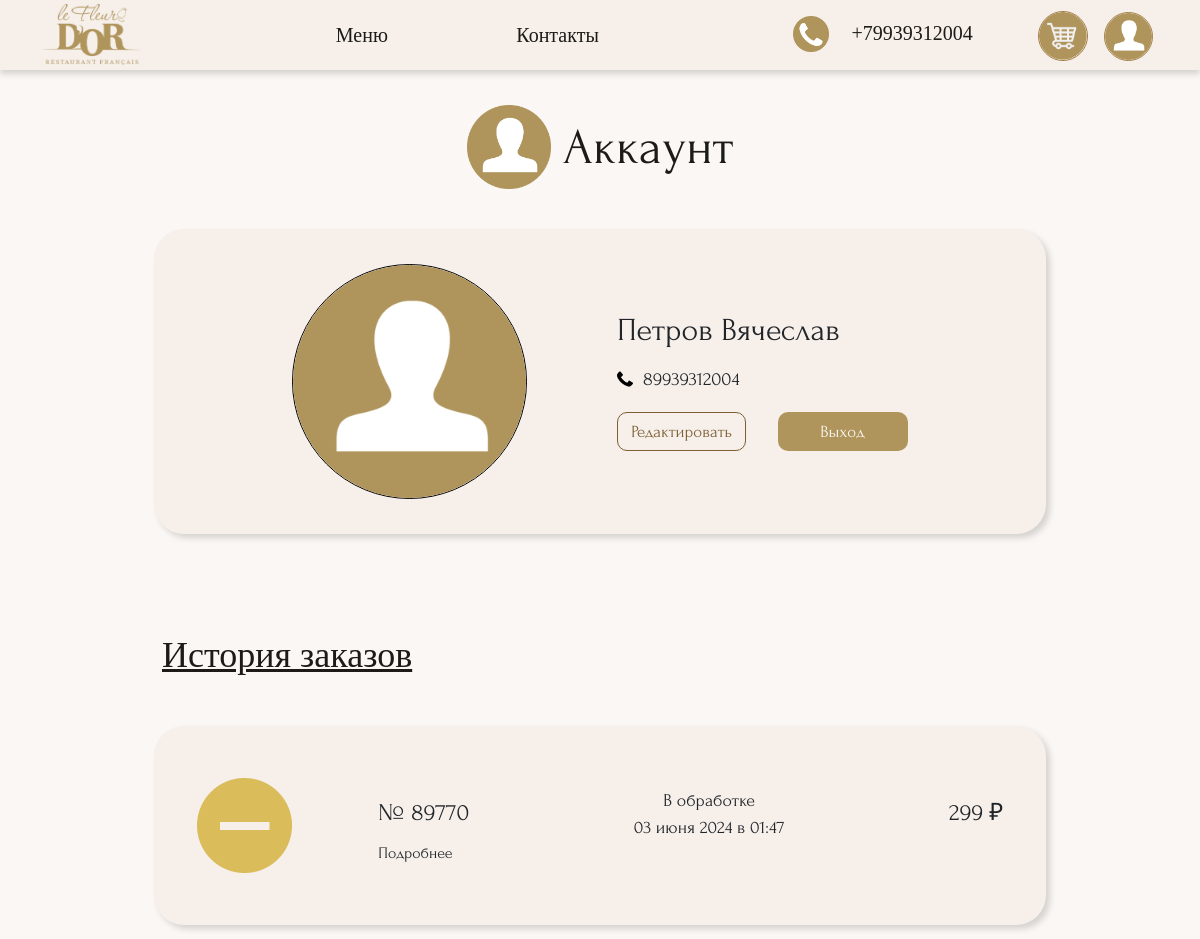
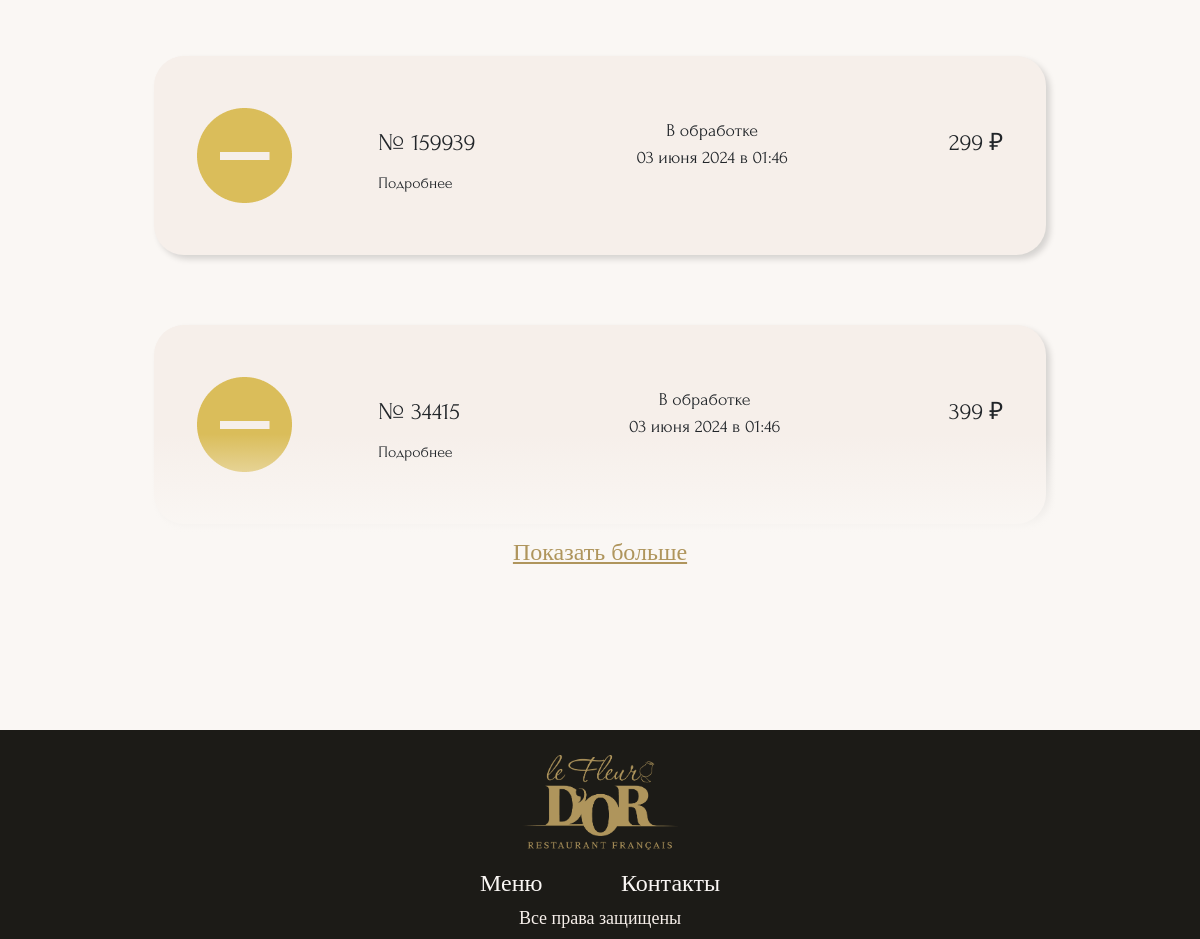
The page /profile.php (signed in) on the database its author committed (2 pictures, top to bottom).
### tables this page shows
CREATE TABLE `orders` (
  `id_order` int(11) NOT NULL,
  `numId_order` int(11) NOT NULL,
  `id_user` int(11) DEFAULT NULL,
  `phoneUser_order` varchar(255) NOT NULL,
  `emailUser_order` varchar(255) NOT NULL,
  `id_products` int(11) DEFAULT NULL,
  `count_order` int(11) DEFAULT NULL,
  `date_order` varchar(255) DEFAULT NULL,
  `time_order` varchar(255) DEFAULT NULL,
  `totalPrise_order` int(11) DEFAULT NULL,
  `sumAll_order` int(11) NOT NULL,
  `payment_order` varchar(255) NOT NULL,
  `id_status` int(11) DEFAULT '1'
);

CREATE TABLE `status` (
  `id_status` int(11) NOT NULL,
  `name_status` varchar(255) NOT NULL
);

### profile.php (the view, shortened to what this page needs)
<?php include 'connect.php';?>
<?php include 'template/head.php'; ?>
<?php include 'template/nav.php'; ?>
<?php
$photo_user = '';
if(!empty($_SESSION['photo'])){
    $photo_user = $_SESSION['photo'];
}
else{
    $photo_user = "images/account.png";
}
if(!empty($_SESSION['name'])){
    $name = $_SESSION['name'];
}
else{
    $name = "Имя Пользователя";
}
if(!empty($_SESSION['phone'])){
    $phone = $_SESSION['phone'];
}
else{
    $phone = "Номер телефона";
}
?>
    <main>
        <div class="auth">
            <div class="container">
                <div class="auth__title">
                    <div class="auth__title-image">
                        <img src="images/account.png" alt="">
                    </div>
                    <h2>Аккаунт</h2>
                </div>
                <div class="profile__container">
                    <div class="profile__image">
                        <img src="<?= $photo_user?>" alt="Ваше фото">
                    </div>
                    <div class="profile__info">
                        <h2><?= $name?></h2>
                        <div class="profile__info-phone">
                            <div class="profile__info-phone-img"><img src="images/phone-acc.png" alt=""></div>
                            <h4><?= $phone?></h4>
                        </div>
                        <div class="profile__btn">
                            <form action="" method="post">
                                <button class="profile__btn-edit" name="edit" type="submit">Редактировать</button>
                            </form>
                            <form action="" method="post">
                                <button class="profile__btn-exit" name="exit" type="submit">Выход</button>
                            </form>
                        </div>
                    </div>
                </div>
                <div class="orders-user">
                    <div class="orders-user title">
                        <h3>История заказов</h3>
                    </div>
                    <div id="orders-user__items" class="orders-user__items">
                        <?php
                                $sql = mysqli_query($connection1, "SELECT * FROM orders INNER JOIN status ON orders.id_status=status.id_status WHERE id_user='{$_SESSION['id_user']}' GROUP BY id_order DESC");
                                $numId = array();
                                $status = array();
                                while ($result = mysqli_fetch_array($sql)) {
                                    $numId[] = $result['numId_order'];
                                    $status[] = array("id"=>$result['numId_order'], "id_status" => $result['id_status'], "name_status" => $result['name_status'],"sumAll" => $result['sumAll_order'], "date" => $result['date_order'], "time" => $result['time_order']);
                                }
                                $res = array_unique($numId);
                                foreach($res as $k_i => $item_i){
                                    $img_order = "";
                                    foreach($status as $k_s => $item_s){
                                        if($item_s["id"] == $item_i){
                                            if($item_s["id_status"] == 1){
                                                $img_order = "images/processing_orders.png";
                                            }
                                            echo '<div class="orders-user__item">
                                    <div class="item__container-flex">
                                        <div class="item__img">
                                        <img src="'.$img_order.'" alt="Статус заказа">
                                        </div>
                                        <div class="item__container">
                                        <div class="item__info">
                                        <div class="item__num-order">
                                                    <h4>№ '.$item_i.'</h4>
                                                    </div>
                                                    <div class="item__date_time_status"><p>'.$item_s["name_status"].'</p>
                                                    <p>'.$item_s["date"].' в '.$item_s["time"].'</p>
                                                    </div>
                                                <div class="item__price">
                                                    <h4>'.$item_s["sumAll"].' ₽</h4>
                                                    </div>
                                                    </div>
                                                    <details class="item__more">
                                                    <summary>Подробнее</summary>
                                                <ul>';
                                                echo '</ul>
                                            </details>
                                            </div>
                                            </div>
                                            </div>';
                                            break;
                                        }
                                        else{
                                            $img_order = "images/error_orders.png";
                                        }
                                    }
                                }
                                ?>
                                <div id="orders__gradient" class="orders__gradient"></div>
                            <a class="orders__link-show_more" id="button">Показать больше</a>
                    </div>
                </div>
            </div>
        </div>
    </main>
<?php include 'template/footer.php'; ?>

### css/styles.css (style rules this page uses)
h1,h2,h3,h4,h5,h6,p,div,body,ul,li,ol { padding: 0; margin: 0; }
summary { list-style-type: none; }
body,* { box-sizing: border-box; font-family: Forum; }
body { background-color: #FAF7F4; }
.container { width: 1300px; margin: 0 auto; }
.title h3 { color: #1C1B17; font-family: Tahoma; font-size: 25px; font-style: normal; font-weight: 400; line-height: normal; text-decoration-line: underline; margin-left: 25px; }
.auth { margin: 0 auto; padding-top: 70px; }
.auth__title { display: flex; justify-content: center; margin: 0 auto; margin-bottom: 40px; padding-top: 35px; }
.auth__title-image { text-align: center; margin-right: 12px; width: 84px; }
.auth__title-image img { width: 100%; }
.auth__title h2 { text-align: center; color: #1C1B17; text-align: center; font-family: Forum; font-size: 51px; font-style: normal; font-weight: 400; line-height: normal; margin: auto 0; }
.profile__container { width: 80%; margin: 0 auto; background-color: #F6EFEA; border-radius: 30px; display: flex; justify-content: center; box-shadow: 4px 4px 6px 0px rgba(0, 0, 0, 0.15); margin-bottom: 100px; }
.profile__info { display: flex; flex-direction: column; justify-content: center; }
.profile__info h2 { margin-bottom: 15px; }
.profile__info-phone { display: flex; margin-bottom: 20px; }
.profile__info-phone-img { width: 16px; margin-right: 10px; }
.profile__info-phone-img img { width: 100%; }
.profile__info-phone h4 { font-size: 19px; margin: auto 0; margin-top: 4px; }
.profile__btn { display: flex; }
.profile__btn-edit { border-radius: 10px; border: 1px solid #7C6033; background: rgba(175, 149, 92, 0.00); padding-top: 6px; padding-bottom: 6px; padding-left: 13px; padding-right: 13px; margin-right: 32px; color: #7C6033; text-align: center; font-family: Forum; font-size: 17px; }
.profile__btn-exit { border-radius: 10px; background: #AF955C; border: none; padding-top: 7px; padding-bottom: 7px; padding-left: 42px; padding-right: 43px; color: #FAF7F4; text-align: center; font-family: Forum; font-size: 17px; }
.profile__image { width: 235px; height: 235px; object-fit: cover; margin-top: 35px; margin-bottom: 35px; margin-right: 90px; }
.profile__image img { width: 100%; height: 100%; object-fit: cover; border-radius: 100%; border: 1px solid black; }
.orders-user h3 { margin-left: 120px; font-size: 36px; }
.orders-user__item { margin-top: 50px; }
.item__container-flex { width: 80%; display: flex; justify-content: space-around; margin: 0 auto; background-color: #F6EFEA; border-radius: 30px; box-shadow: 4px 4px 6px 0px rgba(0, 0, 0, 0.15); margin-bottom: 70px; padding-top: 52px; padding-bottom: 52px; }
.item__container-flex .item__img { margin-top: 0; }
.item__container-flex div { margin: auto 0; }
.item__container-flex div p { font-size: 18px; }
.item__container { width: 70%; }
.item__info { display: flex; justify-content: space-between; }
.item__date_time_status { display: flex; flex-direction: column; align-items: center; }
.item__more { position: relative; z-index: 1; }
.orders__gradient { height: 100px; position: relative; left: 0; bottom: 160px; background: linear-gradient(to top, #FAF7F4, transparent); }
.orders__link-show_more { display: flex; justify-content: center; position: relative; left: 0; bottom: 160px; cursor: pointer; font-family: Tahoma; font-size: 24px; color: #AF955C; }

### rows shown on the page
orders: item_i "89770", id_status.name_status "В обработке", date_order "03 июня 2024", time_order "01:47", sumAll "299"
orders: item_i "159939", id_status.name_status "В обработке", date_order "03 июня 2024", time_order "01:46", sumAll "299"
orders: item_i "34415", id_status.name_status "В обработке", date_order "03 июня 2024", time_order "01:46", sumAll "399"

### other values the page prints
$name "Петров Вячеслав"
$phone "89939312004"
